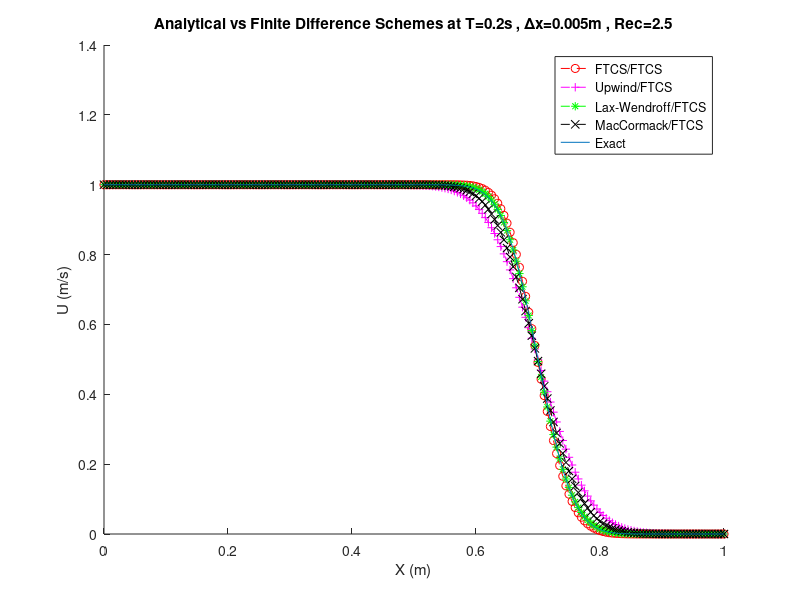
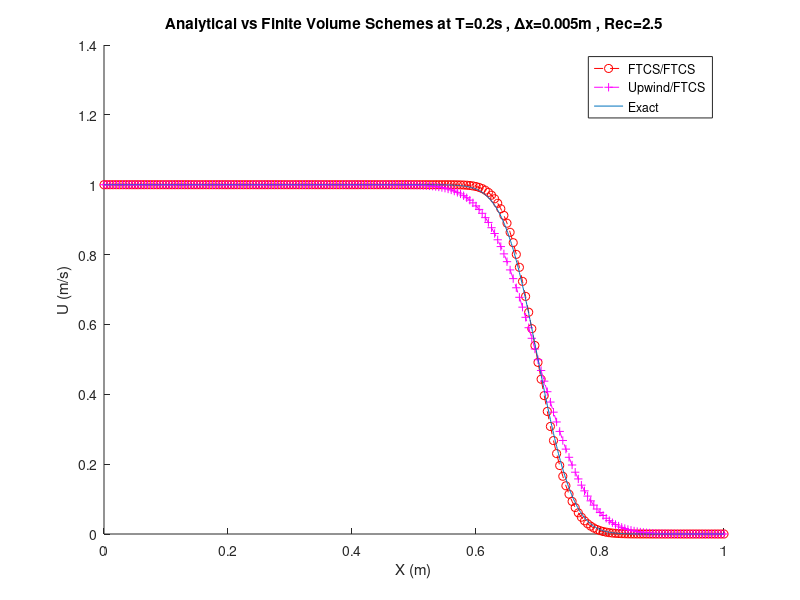

The MATLAB script that drew these images, in order:
%%  Convection-Diffusion PDE

%% Definitions

clc; clear all; close all;      % Clear Workspace
L = 1;				% Length of Channel, L (m)
T = 0.2;			% Time, T (s)
a = 2.5;			% Velocity, a (m/s)
alpha = 0.005;			% Acceleration, alpha (m^2/s)
Uo = 1.0;                       % BC u(0,t), Uo (m/s)

%% Analytical Solution
tic;
xa = 0:0.001:L;                 % Create Analytic X Column Vector, xa
xo = 0.2;			% Initial Position, xo (m)

Ua = 1-0.5*(1+erf((xa-xo-a*T)/(2*sqrt(alpha*T))))'; 
Tatime=toc

%% Initialization 

dx = 0.005;                     % Step Size in X, dx
dt = (0.05*dx^2)/alpha;         % Step Size in T (Calculated), dt
d = alpha*dt/dx^2;              % Fourier Coefficient, d
c = a*dt/dx;                    % Courant Coefficient, c
Rec = a*dx/alpha;               % Cell Reynolds Number, Rec
x = [0:dx:L]';                  % Create X Column Vector, x
t = [0:dt:T];                   % Create Time Step Row Vector, t
numT = length(t);               % Number of Time Steps, numT
numX = length(x);               % Number of X-Direction Mesh Points, numX


U = zeros(numX,numT);           % Create Velocity Matrix

U(1,:) = Uo;                    % Apply BC: u(0,t) = Uo;
U(numX,:) = 0;                  % Apply BC: u(L,t) = 0;

for i=1:numX                    % Apply IC's
    if x(i)<0.2
       U(i,1) = 1.0;            % If x<0.2 ==> u(x,0)=1.0
    end
    if x(i)==0.2
        U(i,1) = 0.5;           % If x=0.2 ==> u(x,0)=0.5
    end
    if x(i)>0.2
        U(i,1) = 0.0;           % If x>0.2 ==> u(x,0)=0.0
    end
end

%% Finite Volume - FTCS Convection / FTCS Diffusion
tic;
Uvftcs=U;
for j=2:numT
    for i=2:numX-1
        Uvftcs(i,j) = Uvftcs(i,j-1) - (c/2)*( Uvftcs(i+1,j-1) - Uvftcs(i-1,j-1) ) + d*( Uvftcs(i+1,j-1) - 2*Uvftcs(i,j-1) + Uvftcs(i-1,j-1) );
    end
end
Uvftcstime=toc

%% Finite Volume - First Order Upwind Convection / FTCS Diffusion
tic;
Uvuf=U;
for j=2:numT
    for i=2:numX-1
        Uvuf(i,j) = Uvuf(i,j-1) - c*( Uvuf(i,j-1) - Uvuf(i-1,j-1) ) + d*( Uvuf(i+1,j-1) - 2*Uvuf(i,j-1) + Uvuf(i-1,j-1) );
    end
end
Uvuftime=toc


%% Finite Difference - FTCS Convection / FTCS Diffusion
tic;
Uftcs=U;
for j=2:numT
    for i=2:numX-1
        Uftcs(i,j) = Uftcs(i,j-1) - (c/2)*( Uftcs(i+1,j-1) - Uftcs(i-1,j-1) ) + d*( Uftcs(i+1,j-1) - 2*Uftcs(i,j-1) + Uftcs(i-1,j-1) );
    end
end
Uftcstime=toc

%% Finite Difference - First Order Upwind Convection / FTCS Diffusion
tic;
Uuf=U;
for j=2:numT
    for i=2:numX-1
        Uuf(i,j) = Uuf(i,j-1) - c*( Uuf(i,j-1) - Uuf(i-1,j-1) ) + d*( Uuf(i+1,j-1) - 2*Uuf(i,j-1) + Uuf(i-1,j-1) );
    end
end
Uuftime=toc

%% Finite Difference - Lax-Wendroff Convection / FTCS Diffusion
tic;
Ulwf=U;
for j=2:numT
    for i=2:numX-1
        Ulwf(i,j) = Ulwf(i,j-1) - (c/2)*( Ulwf(i+1,j-1) - Ulwf(i-1,j-1) ) + (c^2/2)*( Ulwf(i+1,j-1) - 2*Ulwf(i,j-1) + Ulwf(i-1,j-1) ) + d*( Ulwf(i+1,j-1) - 2*Ulwf(i,j-1) + Ulwf(i-1,j-1) );
    end
end
Ulwftime=toc

%% Finite Difference - MacCormack Convection / FTCS Diffusion
tic;
Umf=U;
Umfs=Umf;
%for j=2:numT
%    for i=2:numX-1
%        Umfs(i,j) = Umf(i,j-1) - c*( Umf(i+1,j-1) - Umf(i,j-1) ) + d*( Umf(i+1,j-1) - 2*Umf(i,j-1) + Umf(i-1,j-1) );
%        Umf(i,j) = 0.5*( Umf(i,j-1) + Umfs(i,j-1) ) - c*( Umfs(i,j) - Umfs(i-1,j) ) + d*( Umfs(i+1,j-1) - 2*Umfs(i,j-1) + Umfs(i-1,j-1) );
%    end
%end
for j=1:numT-1
    for i=2:numX-1
        Umfs(i,j) = Umf(i,j) - c*( Umf(i+1,j) - Umf(i,j) ) + d*( Umf(i+1,j) - 2*Umf(i,j) + Umf(i-1,j) );
    end
    for i=2:numX-1
        Umf(i,j+1) = 0.5*( Umf(i,j) + Umfs(i,j)  - c*( Umfs(i,j) - Umfs(i-1,j) )) + d*( Umfs(i+1,j) - 2*Umfs(i,j) + Umfs(i-1,j) );
    end
end
Umftime=toc

%% Plot Results
figure;
hold on
plot(x,Uftcs(:,numT),'ro--');
plot(x,Uuf(:,numT),'m+--');
plot(x,Ulwf(:,numT),'g*--');
plot(x,Umf(:,numT),'kx--');
plot(xa,Ua,'-');
ylabel('U (m/s)');
xlabel('X (m)');
legend('FTCS/FTCS ','Upwind/FTCS','Lax-Wendroff/FTCS','MacCormack/FTCS','Exact');
title(['Analytical vs Finite Difference Schemes at T=',num2str(T),'s , \Deltax=',num2str(dx),'m , Rec=',num2str(Rec)])

figure;
hold on
plot(x,Uvftcs(:,numT),'ro--');
plot(x,Uvuf(:,numT),'m+--');
plot(xa,Ua,'-');
ylabel('U (m/s)');
xlabel('X (m)');
legend('FTCS/FTCS ','Upwind/FTCS','Exact');
title(['Analytical vs Finite Volume Schemes at T=',num2str(T),'s , \Deltax=',num2str(dx),'m , Rec=',num2str(Rec)])
